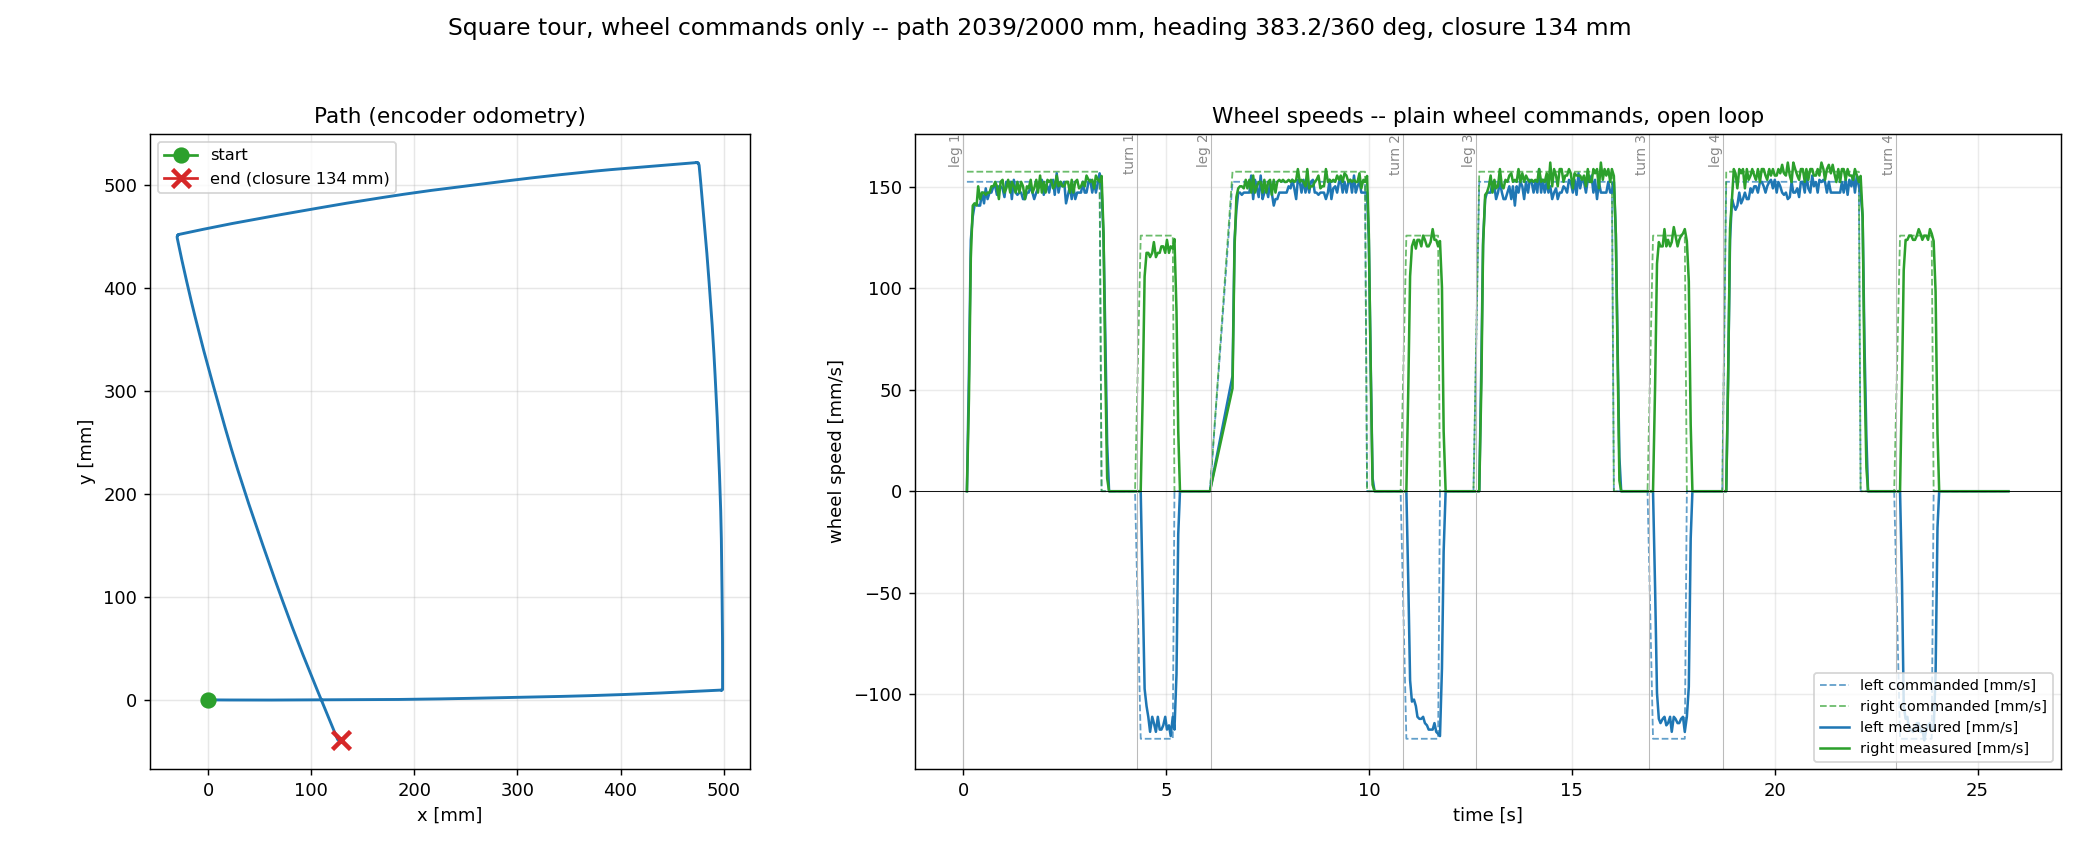

Write Python code to recreate this figure.
#!/usr/bin/env python3
"""wheels_square_tour.py -- the square tour driven ENTIRELY by plain
wheel-speed commands (no planner, no shaping, no PID): 4 x 500 mm legs at
+150/+150 mm/s, 4 x 90 deg pivots at -120/+120 mm/s, each segment a single
time-bounded move_wheels command, chained on completion acks. Every
command is ack-verified with retry (DAPLink inbound loss workaround).

Output: a two-panel chart -- the XY path integrated from the encoders
(the square itself) and commanded-vs-measured wheel speeds over time.

    uv run python src/tests/bench/wheels_square_tour.py --port /dev/cu.usbmodem2121102
"""
from __future__ import annotations

import argparse
import math
import sys
import time

from robot_radio.io.serial_conn import SerialConnection
from robot_radio.robot.protocol import NezhaProtocol

DEFAULT_PORT = "/dev/cu.usbmodem2121102"
TRACK = 128.0          # [mm]
LEG = 500.0            # [mm]
CRUISE = 150.0         # [mm/s] leg speed, both wheels
TURN_SPEED = 120.0     # [mm/s] pivot wheel speed (above the crawl boundary)
TURN_ARC = TRACK * math.pi / 4.0  # [mm] per-wheel travel for a 90 deg pivot
BOOT_WAIT = 6.0        # [s]
TAU = 0.23             # [s] plant time constant (spin-up transient)
DWELL = 0.10           # [s] armor reversal dwell (sign-flip wheel holds 0)

# Per-wheel command correction (measured steady / commanded), measured by
# the warm-up segment at the start of EVERY run -- the plant's gain
# wanders with temperature/usage state, so baked constants overcorrect
# within a session. Filled in by calibrate().
CAL = {"L": 1.0, "R": 1.0}


def meanFactor(duration):  # [s] mean/steady speed ratio incl. spin-up
    if duration <= 0:
        return 1.0
    return 1.0 - (TAU / duration) * (1.0 - math.exp(-duration / TAU))


def durationFor(distance, steady, reversal):  # [mm] [mm/s] -> [s]
    # From-rest segment: commanded window covers (distance - coast); the
    # post-expiry coast (~steady * TAU) delivers the rest.
    target = max(distance - steady * TAU, distance * 0.3)
    d = target / steady
    for _ in range(6):  # fixed point: duration -> transient factor
        eff = d - (DWELL if reversal else 0.0)
        d = target / (steady * meanFactor(eff)) + (DWELL if reversal else 0.0)
    return d


def segments() -> list[tuple[float, float, float, int]]:
    """(vLeft, vRight, duration_ms, move_id) per segment. Commands are
    calibration-corrected so the MEASURED wheel speeds hit the targets;
    durations account for the spin-up transient (and the reversal dwell on
    the sign-flipping wheel during turns)."""
    legMs = durationFor(LEG, CRUISE, reversal=False) * 1000.0
    turnMs = durationFor(TURN_ARC, TURN_SPEED, reversal=True) * 1000.0
    legL = CRUISE / CAL["L"]
    legR = CRUISE / CAL["R"]
    turnL = -TURN_SPEED / CAL["L"]
    turnR = TURN_SPEED / CAL["R"]
    out = []
    for i in range(4):
        out.append((legL, legR, legMs, 9601 + 2 * i))
        out.append((turnL, turnR, turnMs, 9602 + 2 * i))
    return out


def sendVerified(proto, vL, vR, durationMs, moveId):
    for _ in range(4):
        corr = proto.move_wheels(v_left=vL, v_right=vR, stop_time=durationMs,
                                 timeout=durationMs + 3000.0, replace=True,
                                 move_id=moveId)
        ack = proto.wait_for_ack(corr, timeout=400)
        if ack is not None and ack.ok:
            return True
    print(f"WARNING: segment {moveId} never acked")
    return False


def main() -> int:
    p = argparse.ArgumentParser(description=__doc__)
    p.add_argument("--port", default=DEFAULT_PORT)
    args = p.parse_args()

    conn = SerialConnection(port=args.port)
    conn.connect()
    proto = NezhaProtocol(conn)
    print(f"connected; waiting {BOOT_WAIT:.0f}s for boot")
    time.sleep(BOOT_WAIT)
    proto.read_pending_binary_tlm_frames()

    # --- Empirical prelude (still just wheel commands + arithmetic) ---
    # (a) 3.5 s straight: per-wheel steady gain from POSITION SLOPES over a
    #     robot-clock window well inside the move (immune to ack-retry
    #     latency and coast-down -- the bug in the first version).
    def capture(durationS):
        rows = []
        t0c = time.monotonic()
        while time.monotonic() - t0c < durationS:
            for f in proto.read_pending_binary_tlm_frames():
                if f.enc_left is not None:
                    rows.append((f.t, f.enc_left.position, f.enc_right.position))
            time.sleep(0.01)
        return rows

    print("calibrating straight...")
    sendVerified(proto, CRUISE, CRUISE, 3500.0, 9598)
    rows = capture(4.2)
    moving = [r for r in rows if r is not rows[0]]
    tb = rows[0][0]
    win = [r for r in rows if 1200 <= r[0] - tb <= 3200]
    dt = (win[-1][0] - win[0][0]) / 1000.0
    CAL["L"] = max(0.5, min(1.5, ((win[-1][1] - win[0][1]) / dt) / CRUISE))
    CAL["R"] = max(0.5, min(1.5, ((win[-1][2] - win[0][2]) / dt) / CRUISE))
    time.sleep(1.0)
    proto.read_pending_binary_tlm_frames()
    print(f"cal factors: L {CAL['L']:.3f}  R {CAL['R']:.3f}")

    # (b) one test pivot at the calibrated turn commands and nominal
    #     duration: measured degrees -> turn-duration scale.
    turnMsNominal = durationFor(TURN_ARC, TURN_SPEED, reversal=True) * 1000.0
    tL = -TURN_SPEED / CAL["L"]
    tR = TURN_SPEED / CAL["R"]
    print("calibrating turn...")
    rows = capture(0.1)  # drain
    sendVerified(proto, tL, tR, turnMsNominal, 9597)
    rows = capture(turnMsNominal / 1000.0 + 1.5)
    degMeasured = abs(math.degrees(
        ((rows[-1][2] - rows[0][2]) - (rows[-1][1] - rows[0][1])) / TRACK))
    turnScale = 90.0 / degMeasured if degMeasured > 10 else 1.0
    print(f"test pivot: {degMeasured:.1f} deg -> turn duration scale {turnScale:.3f}")
    time.sleep(1.0)
    proto.read_pending_binary_tlm_frames()

    # un-rotate back so the tour starts square with the test pivot undone
    sendVerified(proto, -tL, -tR, turnMsNominal * turnScale, 9596)
    time.sleep(turnMsNominal * turnScale / 1000.0 + 1.2)
    proto.read_pending_binary_tlm_frames()

    segs = segments()
    segs = [(vL, vR, dur * (turnScale if idx % 2 == 1 else 1.0), mid)
            for idx, (vL, vR, dur, mid) in enumerate(segs)]
    log = dict(t=[], velL=[], velR=[], posL=[], posR=[], cmdL=[], cmdR=[])
    marks = []  # (t, label) segment starts
    t0 = time.monotonic()
    cmdL = cmdR = 0.0

    for idx, (vL, vR, durMs, moveId) in enumerate(segs):
        label = f"leg {idx // 2 + 1}" if idx % 2 == 0 else f"turn {idx // 2 + 1}"
        marks.append((time.monotonic() - t0, label))
        sendVerified(proto, vL, vR, durMs, moveId)
        cmdL, cmdR = vL, vR
        # command window, then a rest so the next segment starts from rest
        # (matching the calibration conditions; the coast is compensated in
        # durationFor()).
        deadline = time.monotonic() + durMs / 1000.0 + 0.9
        commandEnd = deadline - 0.9
        while time.monotonic() < deadline:
            if time.monotonic() >= commandEnd:
                cmdL = cmdR = 0.0
            for f in proto.read_pending_binary_tlm_frames():
                if f.enc_left is not None:
                    log["t"].append(time.monotonic() - t0)
                    log["velL"].append(f.enc_left.velocity)
                    log["velR"].append(f.enc_right.velocity)
                    log["posL"].append(f.enc_left.position)
                    log["posR"].append(f.enc_right.position)
                    log["cmdL"].append(cmdL)
                    log["cmdR"].append(cmdR)
            time.sleep(0.005)
    # capture the final coast-down
    tail = time.monotonic() + 1.0
    while time.monotonic() < tail:
        for f in proto.read_pending_binary_tlm_frames():
            if f.enc_left is not None:
                log["t"].append(time.monotonic() - t0)
                log["velL"].append(f.enc_left.velocity)
                log["velR"].append(f.enc_right.velocity)
                log["posL"].append(f.enc_left.position)
                log["posR"].append(f.enc_right.position)
                log["cmdL"].append(0.0)
                log["cmdR"].append(0.0)
        time.sleep(0.01)
    proto.stop()
    conn.disconnect()

    # Odometry from encoder positions (host-side integration for the chart).
    xs, ys = [0.0], [0.0]
    heading = 0.0
    for i in range(1, len(log["t"])):
        dL = log["posL"][i] - log["posL"][i - 1]
        dR = log["posR"][i] - log["posR"][i - 1]
        ds = 0.5 * (dL + dR)
        dTheta = (dR - dL) / TRACK
        heading += dTheta
        xs.append(xs[-1] + ds * math.cos(heading - dTheta / 2.0))
        ys.append(ys[-1] + ds * math.sin(heading - dTheta / 2.0))

    dTotL = log["posL"][-1] - log["posL"][0]
    dTotR = log["posR"][-1] - log["posR"][0]
    path = 0.5 * (dTotL + dTotR)
    headingDeg = math.degrees((dTotR - dTotL) / TRACK)
    closure = math.hypot(xs[-1], ys[-1])
    print(f"path {path:.1f} mm (target {4 * LEG:.0f}), heading {headingDeg:.1f} deg "
          f"(target 360), closure {closure:.1f} mm")

    import matplotlib
    matplotlib.use("Agg")
    import matplotlib.pyplot as plt

    fig, (axPath, axVel) = plt.subplots(
        1, 2, figsize=(16, 6.5), gridspec_kw={"width_ratios": [1, 1.6]})

    axPath.plot(xs, ys, color="#1f77b4", lw=1.6)
    axPath.plot([0], [0], marker="o", color="#2ca02c", ms=8, label="start")
    axPath.plot([xs[-1]], [ys[-1]], marker="x", color="#d62728", ms=10,
                mew=2.5, label=f"end (closure {closure:.0f} mm)")
    axPath.set_aspect("equal")
    axPath.set_xlabel("x [mm]")
    axPath.set_ylabel("y [mm]")
    axPath.set_title("Path (encoder odometry)")
    axPath.legend(fontsize=9, loc="upper left")
    axPath.grid(True, alpha=0.3)

    axVel.plot(log["t"], log["cmdL"], color="#1f77b4", lw=1.0, ls="--",
               alpha=0.7, label="left commanded [mm/s]")
    axVel.plot(log["t"], log["cmdR"], color="#2ca02c", lw=1.0, ls="--",
               alpha=0.7, label="right commanded [mm/s]")
    axVel.plot(log["t"], log["velL"], color="#1f77b4", lw=1.4,
               label="left measured [mm/s]")
    axVel.plot(log["t"], log["velR"], color="#2ca02c", lw=1.4,
               label="right measured [mm/s]")
    for tm, label in marks:
        axVel.axvline(tm, color="#bbbbbb", lw=0.6)
        axVel.annotate(label, xy=(tm, 1.0), xycoords=("data", "axes fraction"),
                       fontsize=7.5, rotation=90, va="top", ha="right",
                       color="#888888")
    axVel.axhline(0, color="black", lw=0.5)
    axVel.set_xlabel("time [s]")
    axVel.set_ylabel("wheel speed [mm/s]")
    axVel.set_title("Wheel speeds -- plain wheel commands, open loop")
    axVel.legend(fontsize=8, loc="lower right")
    axVel.grid(True, alpha=0.25)

    fig.suptitle(
        f"Square tour, wheel commands only -- path {path:.0f}/{4 * LEG:.0f} mm, "
        f"heading {headingDeg:.1f}/360 deg, closure {closure:.0f} mm",
        fontsize=13)
    fig.tight_layout(rect=(0, 0, 1, 0.95))
    out = "src/tests/bench/wheels_square_tour.png"
    fig.savefig(out, dpi=130)
    print(f"wrote {out}")
    return 0


if __name__ == "__main__":
    sys.exit(main())
